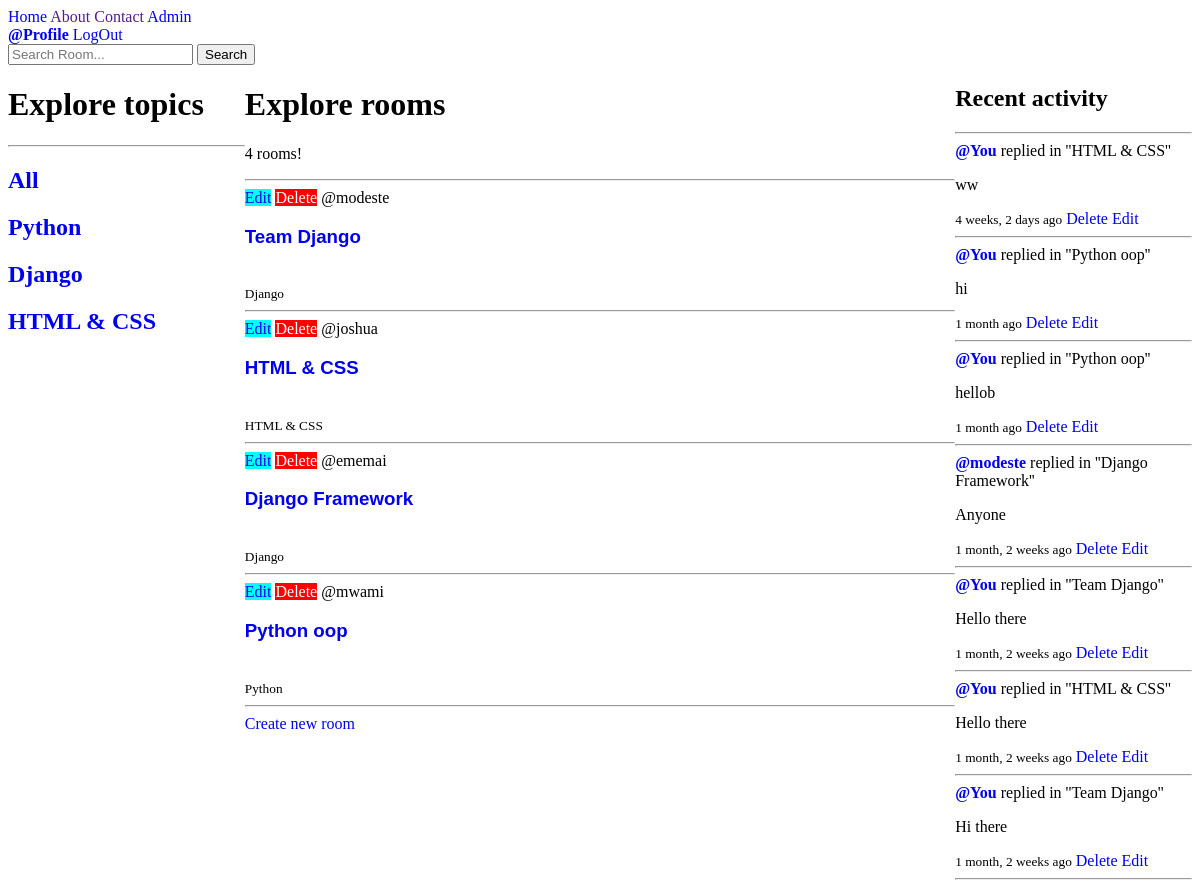
The app's page / (signed in) with its own data.
### base/models.py (models this page shows, shortened)
class Topic(models.Model):
    name = models.CharField(max_length=1000)

class Room(models.Model):
    name = models.CharField(max_length=1000)
    host = models.ForeignKey(User, on_delete=models.SET_NULL, null=True)
    topic = models.ForeignKey(Topic, on_delete=models.SET_NULL, null=True)
    description = models.TextField(max_length=1000)
    members = models.ManyToManyField(User, related_name = 'members')
    created_at = models.DateTimeField(auto_now_add=True)
    updated_at = models.DateTimeField(auto_now=True)
    class Meta:
        ordering = ['-created_at']
    def __str__(self):
        return self.name

class Message(models.Model):
    user = models.ForeignKey(User, on_delete=models.SET_NULL, null=True)
    room = models.ForeignKey(Room, on_delete=models.CASCADE, null=True)
    content = models.TextField()
    created_at = models.DateTimeField(auto_now_add=True)
    updated_at = models.DateTimeField(auto_now=True)
    class Meta:
        ordering = ['-created_at']

### base/views.py (the view)
# urls.py: path("", views.home, name='home'),
@login_required(login_url='login')
def home(request):
    q = request.GET.get('q') if request.GET.get('q') != None else ''
    topics = Topic.objects.all()
    rooms = Room.objects.filter(
        Q(name__icontains=q) |
        Q(description__icontains=q) |
        Q(topic__name__icontains=q) |
        Q(host__username__icontains=q)
    )
    room_messages = Message.objects.filter(Q(room__topic__name__icontains=q))
    rooms_count = rooms.count()
    context = {
        'rooms' : rooms, 'topics':topics,
        'rooms_count':rooms_count,
        'room_messages': room_messages
    }
    return render(request, 'base/home.html', context)

### base/templates/base/home.html (shortened to what this page needs)
{% extends 'base.html' %}
{% block title %} <title>Home</title>{% endblock title %} {% block content %}
<main>
    <div>{% include 'base/topics_component.html' %}</div>
    <div class="rooms">
        <h1>Explore rooms</h1>
        <p>{{rooms_count}} rooms!</p>
        <hr />
        {% for room in rooms %}
        <div class="room">
            {% if user == room.host or user.is_superuser %}
            <a id="edit" href="{% url 'update-room' room.id %}">Edit</a>
            <a id="delete" href="{% url 'delete-room' room.id %}">Delete</a>
            {% endif %}
            <span>@{{room.host.username}}</span><br />
            <a href="{% url 'room-detail' room.id %}">
                <h3 id="room-name">{{room.name}}</h3>
            </a><br />
            <small>{{room.topic.name}}</small>
            <hr />
        </div>
        {% endfor %}
        <a href="{% url 'create-room' %}">Create new room</a>
    </div>
    <div>{% include 'base/activity_component.html' %}</div>
</main>
{% endblock %}

### base/templates/base/topics_component.html
<div class="topics">
    <h1>Explore topics</h1>
    <hr>
    <a href="/">
        <h2>All</h2>
    </a>
    {% for topic in topics %}
    <div class="topic">
        <a href="{% url 'home' %}?q={{topic.name}}">
            <h2>{{topic.name}}</h2>
        </a>
    </div>
    {% endfor %}
</div>

### base/templates/base/activity_component.html
<h2>Recent activity</h2><hr>
        {% for message in room_messages %}
            <div>
                {% if request.user == message.user %}
                <strong><a href="{% url 'user-profile' message.user.id %}">@You</a> </strong>
                {% else %}
                <strong><a href="{% url 'user-profile' message.user.id %}">@{{message.user}}</a></strong>
                {% endif %}
                <span>replied in ''{{message.room}}''</span>
                <p>{{message.content}}</p>
                <small>{{message.created_at|timesince}} ago</small>
                {% if request.user == message.user or request.user.is_superuser %}
                <a href="{% url 'delete-message' message.id %}">Delete</a>
                <a href="{% url 'edit-message' message.id %}">Edit</a>
                {% endif %}
                <hr>
            </div>
            {% endfor %}

### templates/base.html (style rules this page uses)
main { display: flex; flex-direction: row; }
a { text-decoration: none; }
#edit { background-color: rgb(0, 255, 255); border: 3em; }
#delete { background-color: rgb(255, 0, 0); color: rgb(255, 255, 255); border: 3em; }

### base/templates/base/home.html (style rules this page uses)
#room-name { font-family: sans-serif; }
main { display: grid; grid-template-columns: 1fr 3fr 1fr; }
a { text-decoration: none; }
#edit { background-color: rgb(0, 255, 255); border: 3em; }
#delete { background-color: rgb(255, 0, 0); color: rgb(255, 255, 255); border: 3em; }

### records on screen
Topic: name "Python"
Topic: name "Django"
Topic: name "HTML & CSS"
Room: shows "Edit", host.username "modeste", name "Team Django", topic.name "Django"
Room: shows "Edit", host.username "joshua", name "HTML & CSS", topic.name "HTML & CSS"
Room: shows "Edit", host.username "ememai", name "Django Framework", topic.name "Django"
Room: shows "Edit", host.username "mwami", name "Python oop", topic.name "Python"
Message: shows "@You", room "HTML & CSS", content "ww", created_at "4 weeks, 2 days", shows "Delete"
Message: shows "@You", room "Python oop", content "hi", created_at "1 month", shows "Delete"
Message: shows "@You", room "Python oop", content "hellob", created_at "1 month", shows "Delete"
Message: user "modeste", room "Django Framework", content "Anyone", created_at "1 month, 2 weeks", shows "Delete"
Message: shows "@You", room "Team Django", content "Hello there", created_at "1 month, 2 weeks", shows "Delete"
Message: shows "@You", room "HTML & CSS", content "Hello there", created_at "1 month, 2 weeks", shows "Delete"
Message: shows "@You", room "Team Django", content "Hi there", created_at "1 month, 2 weeks", shows "Delete"

### other values on screen
{{ rooms_count }} "4"
